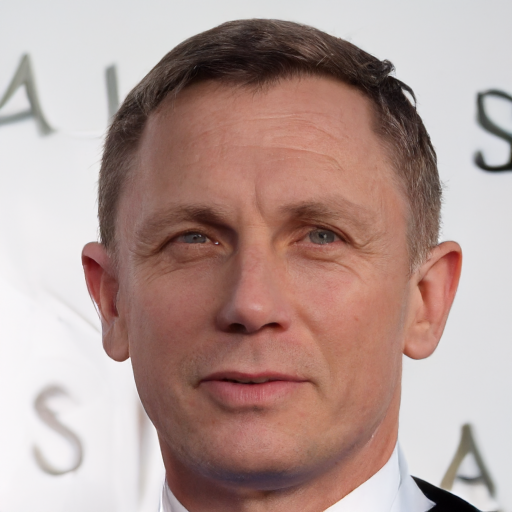
#> input picture final_experiments/exp_A0_true_paper/0000_00010.png, 512 x 512 px, found by its file name
$ python vis_scale_sweep.py
#> lines starting #> are read from the running program, lines starting #| are printed output that depends on the picture
#!/usr/bin/env python3
"""Redesigned scale sweep comparison: larger images, larger fonts, 6-col layout."""
import os, cv2
import matplotlib
matplotlib.use("Agg")
import matplotlib.pyplot as plt
import matplotlib.gridspec as gridspec

PROJ = os.path.dirname(os.path.dirname(os.path.abspath(__file__)))
OUT_DIR = os.path.join(PROJ, "final_experiments")
FE = os.path.join(OUT_DIR)
SS = os.path.join(FE, "scale_sweep")
GC = os.path.join(FE, "grad_cache")
TP = os.path.join(PROJ, "testdata", "pairs")

PATHS = {
    "Mild": [
        ("LQ\n(PSNR=31.2)",    os.path.join(TP, "LQ", "0000_00010.png")),
        ("GT",                  os.path.join(TP, "GT", "0000_00010.png")),
        ("Paper\nK=1  s=0.10",  os.path.join(FE, "exp_A0_true_paper", "0000_00010.png")),
        ("K=2  s=0.10",        os.path.join(SS, "K2_s10_mild.png")),
        ("K=2  s=0.15",        os.path.join(FE, "NIQE_K2_s15", "0000_00010.png")),
        ("K=2  s=0.20",        os.path.join(SS, "K2_s20_mild.png")),
    ],
    "Severe": [
        ("LQ\n(PSNR=22.2)",    os.path.join(TP, "LQ", "0006_00092.png")),
        ("GT",                  os.path.join(TP, "GT", "0006_00092.png")),
        ("Paper\nK=1  s=0.10",  os.path.join(GC, "A0_paper.png")),
        ("K=2  s=0.10",        os.path.join(SS, "K2_s10_severe.png")),
        ("K=2  s=0.15",        os.path.join(GC, "A1_K2_s15.png")),
        ("K=2  s=0.20",        os.path.join(FE, "NIQE_K2_s20", "0006_00092.png")),
    ],
}

METRICS = {
    ("Mild", "Paper\nK=1  s=0.10"): (26.47, 756, True),
    ("Mild", "K=2  s=0.10"):       (25.04, 792, False),
    ("Mild", "K=2  s=0.15"):       (25.95, 756, True),
    ("Mild", "K=2  s=0.20"):       (26.50, 757, False),
    ("Severe", "Paper\nK=1  s=0.10"): (22.68, 778, True),
    ("Severe", "K=2  s=0.10"):       (22.88, 775, True),
    ("Severe", "K=2  s=0.15"):       (22.76, 777, True),
    ("Severe", "K=2  s=0.20"):       (22.69, 779, False),
}

NCOLS = 6
NROWS = 2

fig = plt.figure(figsize=(3.0 * NCOLS, 8.0))
gs = gridspec.GridSpec(NROWS, NCOLS, figure=fig,
                       left=0.08, right=0.97, top=0.93, bottom=0.06,
                       hspace=0.06, wspace=0.04)

def load_img(path):
#> called with path = 'testdata/pairs/LQ/0000_00010.png'
    img = cv2.imread(path)
#> img is the input picture: shape (512, 512, 3); mean B, G, R 149.6, 155.2, 180
    return cv2.cvtColor(img, cv2.COLOR_BGR2RGB) if img is not None else None

for i_level, (level, entries) in enumerate(PATHS.items()):
    for col, (label, path) in enumerate(entries):
        ax = fig.add_subplot(gs[i_level, col])
        img = load_img(path)
        if img is not None:
            ax.imshow(img)
        ax.axis("off")

        title = label.replace("\n", " ")
        ax.set_title(title, fontsize=12, fontweight="bold" if col <= 2 else "normal", pad=8)

        key = (level, label)
        if key in METRICS:
            psnr, niqe, is_best = METRICS[key]
            anno = f"PSNR = {psnr:.2f}     NIQE = {niqe:.0f}"
            if is_best:
                anno += "   [BEST]"
            bc = "#d4edda" if is_best else "#f8f9fa"
            ax.text(0.5, 0.015, anno, ha="center", va="bottom",
                    transform=ax.transAxes, fontsize=11, fontweight="bold",
                    bbox=dict(boxstyle="round,pad=0.35", facecolor=bc,
                              edgecolor="#888", alpha=0.92, linewidth=1.2))

# Side labels
fig.text(0.01, 0.72, "Mild\nDegradation", fontsize=14, fontweight="bold",
         va="center", ha="left", rotation=90,
         bbox=dict(boxstyle="round,pad=0.2", facecolor="#e3f2fd", edgecolor="#90caf9"))

fig.text(0.01, 0.28, "Severe\nDegradation", fontsize=14, fontweight="bold",
         va="center", ha="left", rotation=90,
         bbox=dict(boxstyle="round,pad=0.2", facecolor="#fce4ec", edgecolor="#f48fb1"))

fig.suptitle("PGDiff: K=2 Guidance Scale Sweep  —  Mild vs Severe Degradation",
             fontsize=17, fontweight="bold", y=0.98)

out_path = os.path.join(OUT_DIR, "scale_sweep_comparison.png")
fig.savefig(out_path, dpi=120, bbox_inches="tight", pad_inches=0.1)
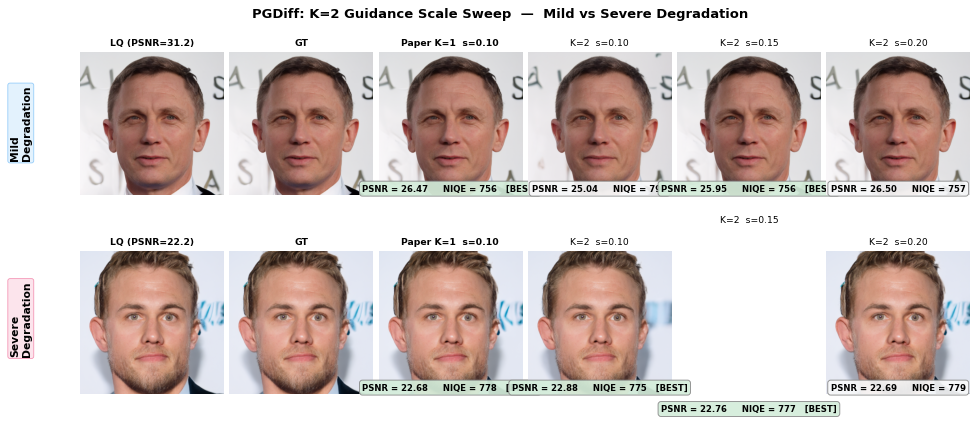
#> figure drawn by matplotlib, 11 panels
plt.close(fig)
print(f"Saved: {out_path}")
